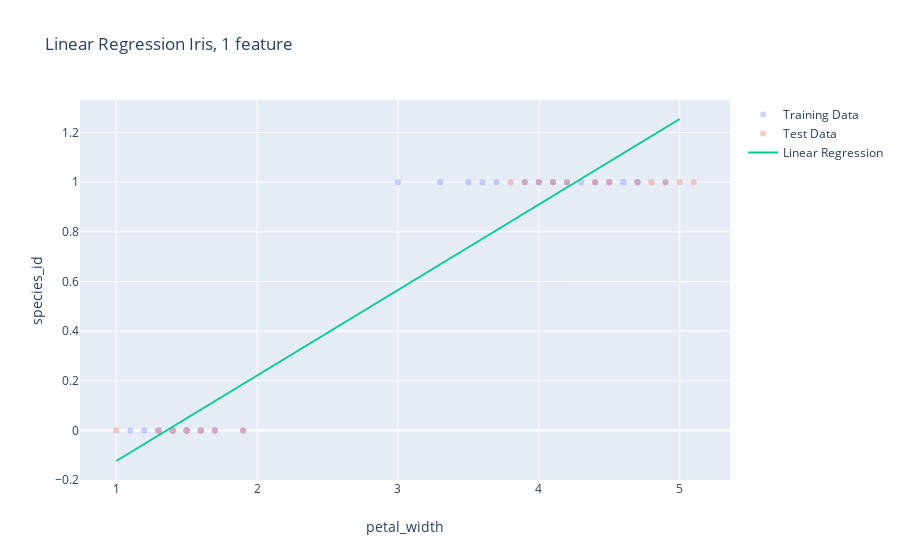

Notebook source saved alongside this figure:
### Markdown cell above
# Training the linear model described earlier

### Code cell
iris = datasets.load_iris()
X = iris.data[:100]  # we only take the last feature.
y = iris.target[:100]
X = X[:, np.newaxis, 2]

X_train, X_test, y_train, y_test = train_test_split(X, y, test_size=0.33, random_state=42)

regr = linear_model.LinearRegression()
regr.fit(X_train, y_train)
train_preds = regr.predict(X_train)
test_pres = regr.predict(X_test)

X_linspace = np.linspace(1, 5, 300)

trace0 = go.Scatter(
    x=X_train.reshape([-1]),
    y=y_train,
    name='Training Data',
    mode='markers',
    opacity=0.3,
)
trace1 = go.Scatter(
    x=X_test.reshape([-1]),
    y=y_test,
    name='Test Data',
    mode='markers',
    opacity=0.3,    
)
trace2 = go.Scatter(
    x=X_linspace,
    y=regr.coef_ * X_linspace + regr.intercept_,
    name='Linear Regression',
    mode='lines',
)
data = [trace0, trace1, trace2]
fig = go.Figure(data=data)
fig.update_layout(
    title="Linear Regression Iris, 1 feature",
    xaxis_title="petal_width",
    yaxis_title="species_id"
)
fig.show()

### Figure 1 — Plotly figure (JSON) as saved in the notebook; plotly's stock layout.template omitted (floating-point values rounded to 4 significant figures; data arrays with more than 128 entries replaced by an {"elided": "..."} marker saying what was removed)
{"data": [{"mode": "markers", "name": "Training Data", "opacity": 0.3, "type": "scatter", "x": [1.4, 3.3, 1.7, 4.5, 4.4, 1.2, 1.3, 1.4, 1.5, 1.5, 4.2, 1.5, 1.5, 3.7, 1.6, 4, 1.1, 1.9, 1.5, 1.4, 1.3, 1.4, 4.5, 1.4, 3.6, 1.3, 4, 4.7, 4.1, 4.6, 1.6, 4.7, 4.1, 1.6, 4.5, 4.2, 4.3, 3.5, 1.3, 4.6, 1.5, 3, 3.3, 4.4, 1.5, 4.2, 3.9, 4.7, 4.5, 1.4, 1.6, 1.4, 4.9, 1.5, 1.3, 1.7, 4.4, 4.6, 4.3, 4.7, 3.9, 1.7, 3.5, 4, 1.2, 4, 4.5], "y": [0, 1, 0, 1, 1, 0, 0, 0, 0, 0, 1, 0, 0, 1, 0, 1, 0, 0, 0, 0, 0, 0, 1, 0, 1, 0, 1, 1, 1, 1, 0, 1, 1, 0, 1, 1, 1, 1, 0, 1, 0, 1, 1, 1, 0, 1, 1, 1, 1, 0, 0, 0, 1, 0, 0, 0, 1, 1, 1, 1, 1, 0, 1, 1, 0, 1, 1]}, {"mode": "markers", "name": "Test Data", "opacity": 0.3, "type": "scatter", "x": [5.1, 4, 4.8, 1.4, 1.9, 1.5, 1, 3.8, 1.5, 1.4, 1.7, 1.6, 4.7, 1.4, 4.4, 1.4, 4.8, 5, 1.4, 1.5, 4.5, 4.1, 1.6, 1.3, 3.9, 1.5, 1.3, 4.2, 1.5, 4.9, 1.6, 1.4, 4.5], "y": [1, 1, 1, 0, 0, 0, 0, 1, 0, 0, 0, 0, 1, 0, 1, 0, 1, 1, 0, 0, 1, 1, 0, 0, 1, 0, 0, 1, 0, 1, 0, 0, 1]}, {"mode": "lines", "name": "Linear Regression", "type": "scatter", "x": {"elided": "300 float values"}, "y": {"elided": "300 float values"}}], "layout": {"title": {"text": "Linear Regression Iris, 1 feature"}, "xaxis": {"title": {"text": "petal_width"}}, "yaxis": {"title": {"text": "species_id"}}}}
